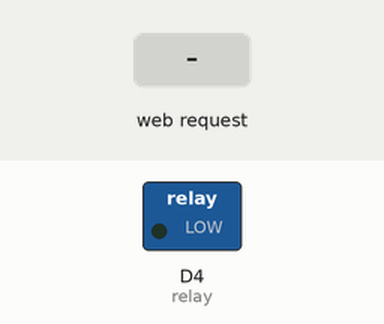
Simulated run of this sketch. Board: ESP8266 (NodeMCU). On the bench: switched loads named in the sketch (green lamp = pin HIGH). The test bench sets the inputs (shaded band). WiFi joins after 1.5 s; servers stay silent unless stated; what the sketch prints to the serial monitor is not drawn.

Above: at 2.7 s.
2.8 s: HTTP request GET /?=on received
At 4.2 s:
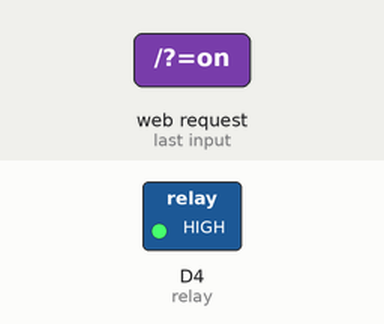
5.0 s: HTTP request GET /?=off received
At 5.9 s:
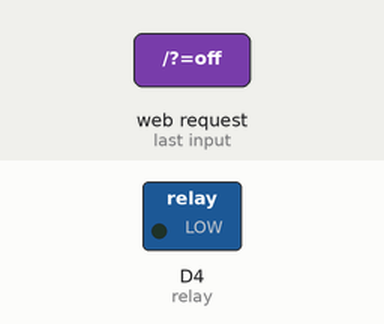
Timing chart, 0 to 8.0 s (numbered marks = the images above; inputs shaded):
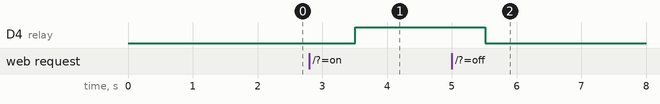

The sketch:

relay.ino
```cpp
#include <ESP8266WiFi.h>

// change the credential according to your needs
const char *ssid = "802.11";
const char *psswd = "12345678p";

// Set portnumber to 80
WiFiServer server(80);

String header;
bool led_relayState = false;

String current_led_status = "off";

unsigned long currentTime = millis();
unsigned long previousTime = 0;
const long timeoutTime = 2000;
const int relay = D4;

void setup() {
  Serial.begin(115200);
  pinMode(relay, OUTPUT);
  Serial.print("Connecting to WiFi");
  WiFi.begin(ssid, psswd);
  while (WiFi.status() != WL_CONNECTED)
  {
    delay(100);
    Serial.print(".");
  }
  Serial.println("Connected!");

  server.begin();
}

void loop() {
 WiFiClient client = server.available();
  Serial.println("IP address: ");
  Serial.println(WiFi.localIP());

if (client) {
 currentTime = millis();
    previousTime = currentTime;
    Serial.println("New Client.");
    String currentLine = "";
    while (client.connected() && currentTime - previousTime <= timeoutTime) {
      currentTime = millis();
      if (client.available()) {
      char c = client.read();
        Serial.write(c);
        header += c;
        if (c == '\n') {
          if (currentLine.length() == 0) {
            client.println("HTTP/1.1 200 OK");
            client.println("Content-type:text/html");
            client.println("Connection: close");
            client.println();

            if (header.indexOf("GET /?=on") >= 0) {
              Serial.println("GPIO 02 on");
              led_relayState = true;
              digitalWrite(LED_BUILTIN, HIGH);
            } else if(header.indexOf("GET /?=off") >= 0) {
              Serial.println("GPIO D4 off");
              led_relayState = false;
              digitalWrite(LED_BUILTIN, LOW);
            }
            client.println("<!DOCTYPE html><html>");
            client.println("<head><meta name=\"viewport\" content=\"width=device-width, initial-scale=1\">");
            client.println("<link rel=\"icon\" href=\"data:,\">");
            client.println("<style>html { font-family: Helvetica; display: inline-block; margin: 0px auto; text-align: center;}");
            client.println(".button { background-color: #4CAF50; border: none; color: white; padding: 16px 40px;");
            client.println("text-decoration: none; font-size: 30px; margin: 2px; cursor: pointer;}");
            client.println(".button2 {background-color: #555555;}</style></head>");

            client.println("<body><h1>BUILTIN Led Control</h1>");

            client.println("<p>BUILTIN LED  - State " + String(led_relayState) + "</p>");
            if (led_relayState==false) {
              client.println("<p><a href=\"/?=on\"><button class=\"button\">ON</button></a></p>");
            } else {
              client.println("<p><a href=\"/?=off\"><button class=\"button button2\">OFF</button></a></p>");
            }
            client.println("</body></html>");
            client.println();
            break;
          } else {
          currentLine = "";
          }
        } else if (c != '\r') {
          currentLine += c;
        }
      }
    }
    header = "";
    client.stop();
    Serial.println("Client disconnected.");
    Serial.println("");
  }
  delay(1000);
}
```

Measured:
- after the input at 2.8 s, D4 (relay): LOW → HIGH after 0.71 s
- after the input at 5.0 s, D4 (relay): HIGH → LOW after 0.52 s
